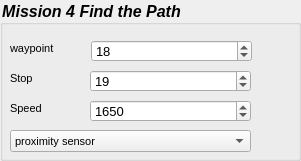
     <widget class="QGroupBox" name="groupBox_7">
      <property name="geometry">
       <rect>
        <x>20</x>
        <y>380</y>
        <width>301</width>
        <height>161</height>
       </rect>
      </property>
      <property name="font">
       <font>
        <pointsize>12</pointsize>
        <weight>75</weight>
        <italic>true</italic>
        <bold>true</bold>
       </font>
      </property>
      <property name="styleSheet">
       <string notr="true">color: rgb(0, 0, 0);</string>
      </property>
      <property name="title">
       <string>Mission 4 Find the Path</string>
      </property>
      <widget class="QLabel" name="label_86">
       <property name="geometry">
        <rect>
         <x>10</x>
         <y>40</y>
         <width>55</width>
         <height>16</height>
        </rect>
       </property>
       <property name="font">
        <font>
         <pointsize>8</pointsize>
         <weight>50</weight>
         <italic>false</italic>
         <bold>false</bold>
        </font>
       </property>
       <property name="text">
        <string>waypoint</string>
       </property>
      </widget>
      <widget class="QComboBox" name="comboBox_2">
       <property name="geometry">
        <rect>
         <x>10</x>
         <y>130</y>
         <width>241</width>
         <height>22</height>
        </rect>
       </property>
       <property name="font">
        <font>
         <pointsize>8</pointsize>
         <weight>50</weight>
         <italic>false</italic>
         <bold>false</bold>
        </font>
       </property>
       <property name="styleSheet">
        <string notr="true">color: rgb(0, 0, 0);</string>
       </property>
       <item>
        <property name="text">
         <string>proximity sensor</string>
        </property>
       </item>
       <item>
        <property name="text">
         <string>image processing</string>
        </property>
       </item>
      </widget>
      <widget class="QLabel" name="label_94">
       <property name="geometry">
        <rect>
         <x>10</x>
         <y>100</y>
         <width>55</width>
         <height>16</height>
        </rect>
       </property>
       <property name="font">
        <font>
         <pointsize>8</pointsize>
         <weight>50</weight>
         <italic>false</italic>
         <bold>false</bold>
        </font>
       </property>
       <property name="text">
        <string>Speed</string>
       </property>
      </widget>
      <widget class="QSpinBox" name="spinBoxWaypointMisi4">
       <property name="geometry">
        <rect>
         <x>91</x>
         <y>40</y>
         <width>161</width>
         <height>22</height>
        </rect>
       </property>
       <property name="font">
        <font>
         <pointsize>10</pointsize>
         <weight>50</weight>
         <italic>false</italic>
         <bold>false</bold>
        </font>
       </property>
       <property name="styleSheet">
        <string notr="true">color: rgb(0, 0, 0);</string>
       </property>
       <property name="value">
        <number>18</number>
       </property>
      </widget>
      <widget class="QSpinBox" name="spinBoxSpeedMisi4">
       <property name="geometry">
        <rect>
         <x>90</x>
         <y>100</y>
         <width>161</width>
         <height>22</height>
        </rect>
       </property>
       <property name="font">
        <font>
         <pointsize>10</pointsize>
         <weight>50</weight>
         <italic>false</italic>
         <bold>false</bold>
        </font>
       </property>
       <property name="styleSheet">
        <string notr="true">color: rgb(0, 0, 0);</string>
       </property>
       <property name="minimum">
        <number>1500</number>
       </property>
       <property name="maximum">
        <number>2000</number>
       </property>
       <property name="singleStep">
        <number>25</number>
       </property>
       <property name="value">
        <number>1650</number>
       </property>
      </widget>
      <widget class="QLabel" name="label_101">
       <property name="geometry">
        <rect>
         <x>10</x>
         <y>70</y>
         <width>55</width>
         <height>16</height>
        </rect>
       </property>
       <property name="font">
        <font>
         <pointsize>8</pointsize>
         <weight>50</weight>
         <italic>false</italic>
         <bold>false</bold>
        </font>
       </property>
       <property name="text">
        <string>Stop</string>
       </property>
      </widget>
      <widget class="QSpinBox" name="spinBoxStopMisi4">
       <property name="geometry">
        <rect>
         <x>90</x>
         <y>70</y>
         <width>161</width>
         <height>22</height>
        </rect>
       </property>
       <property name="font">
        <font>
         <pointsize>10</pointsize>
         <weight>50</weight>
         <italic>false</italic>
         <bold>false</bold>
        </font>
       </property>
       <property name="styleSheet">
        <string notr="true">color: rgb(0, 0, 0);</string>
       </property>
       <property name="value">
        <number>19</number>
       </property>
      </widget>
     </widget>
